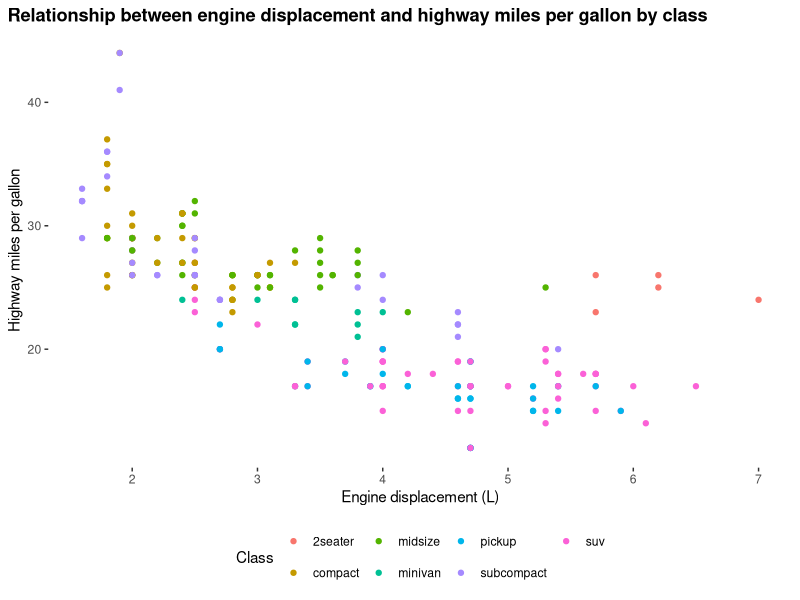
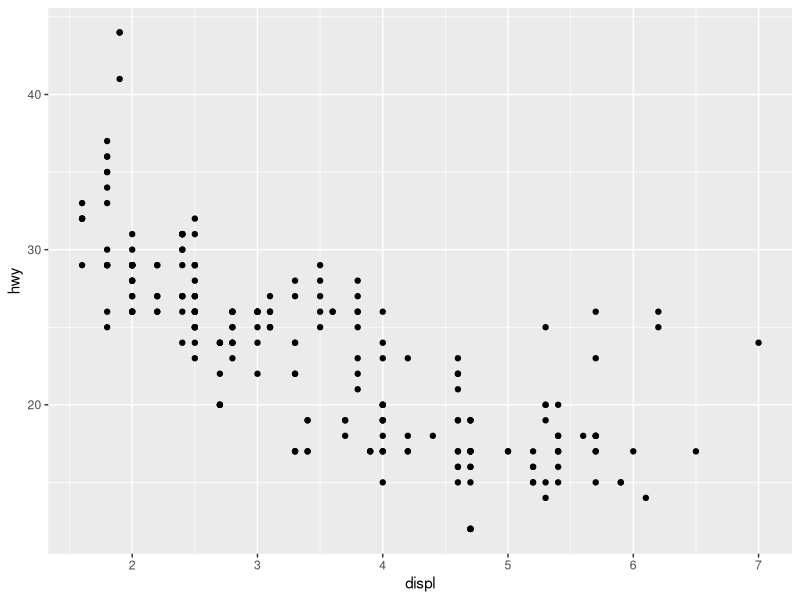
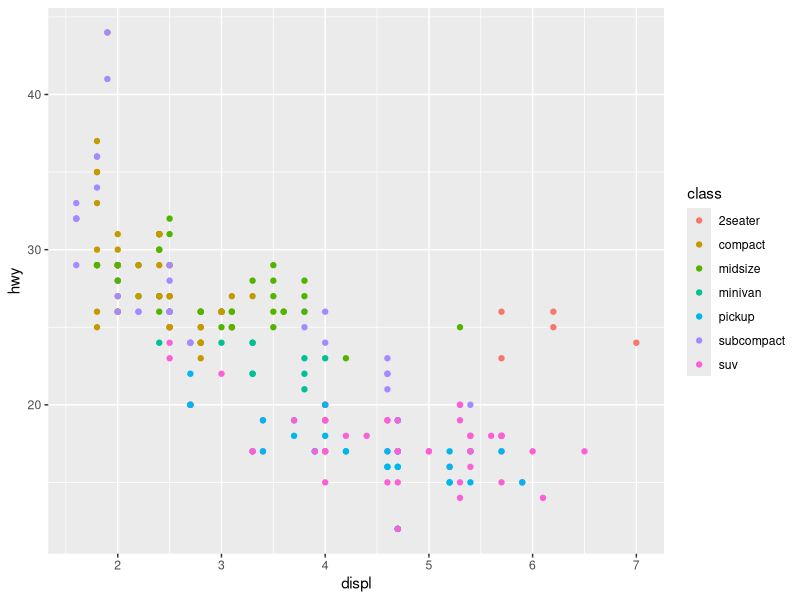
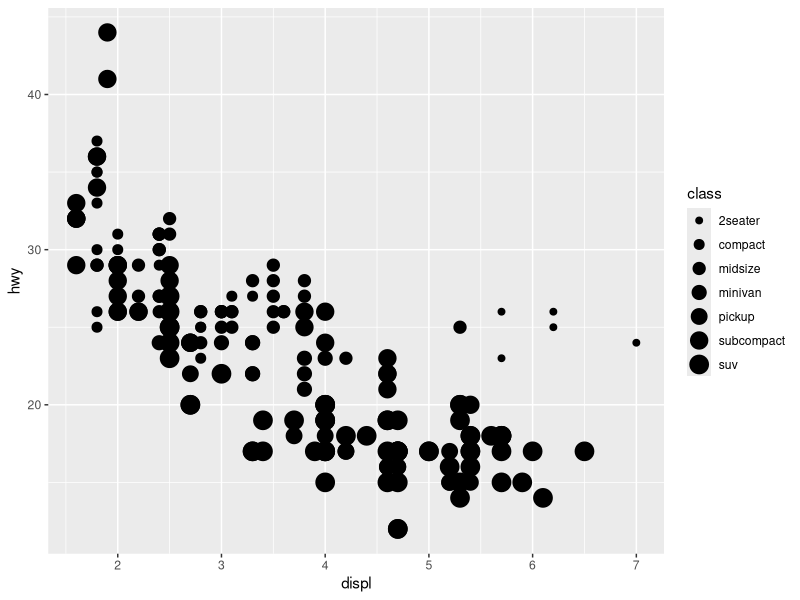
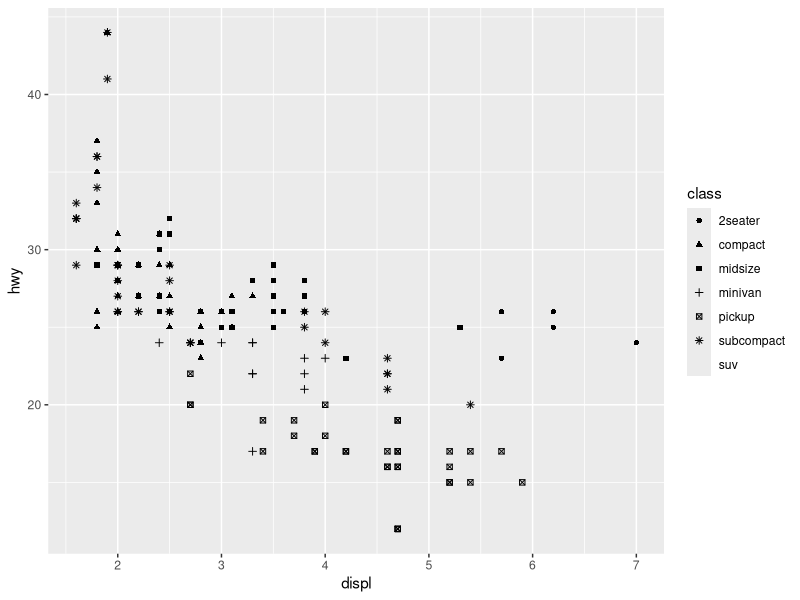
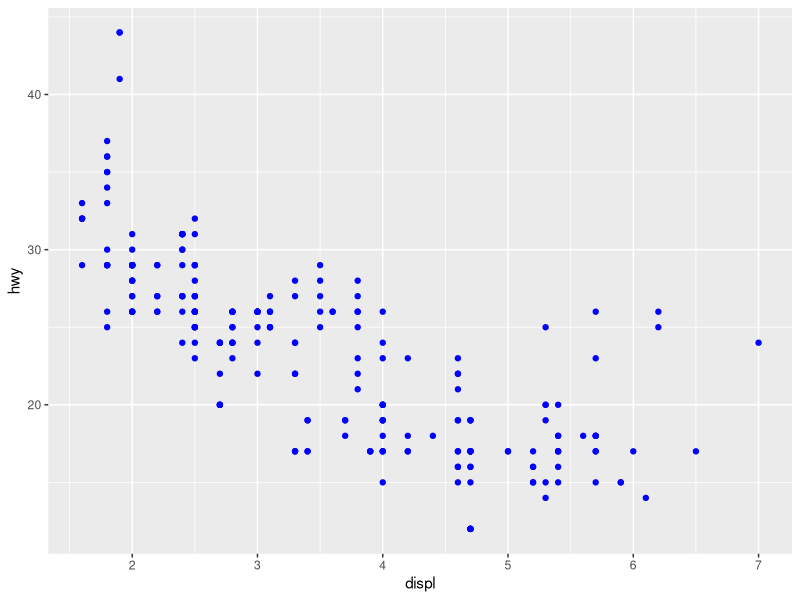
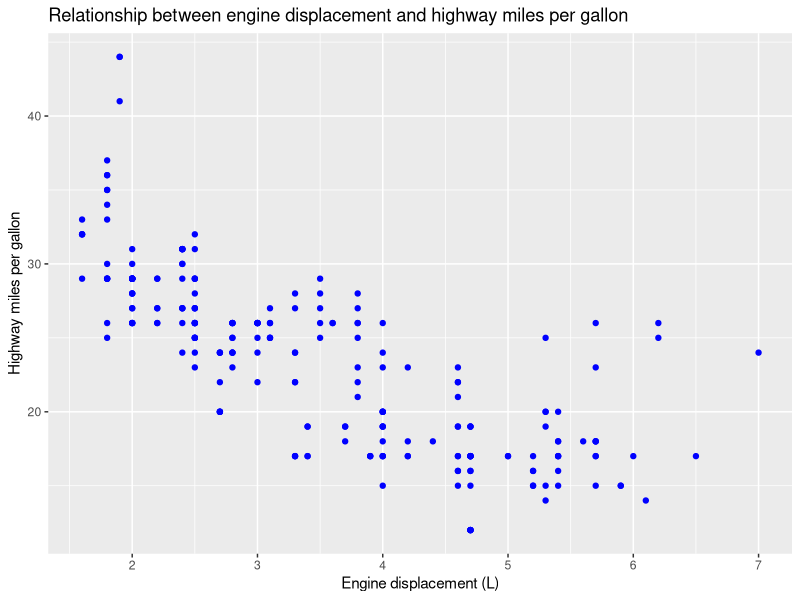
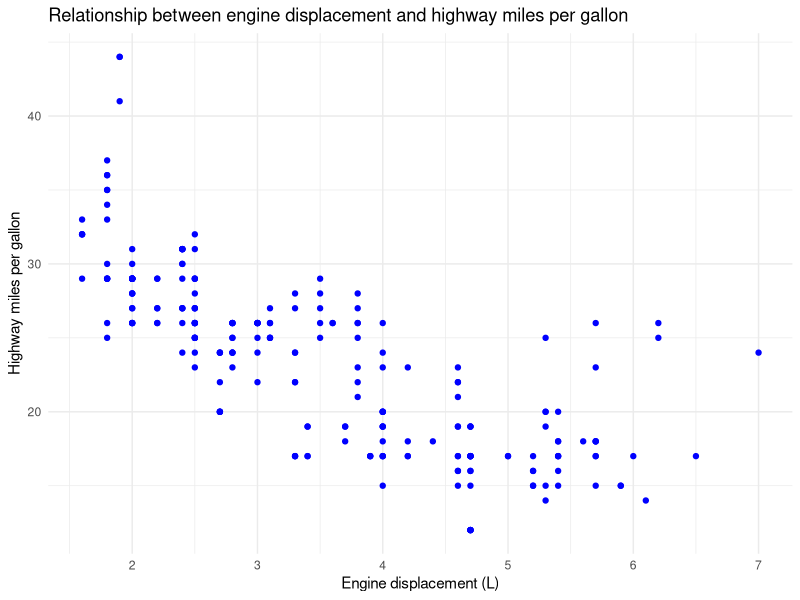

Generate these figures, in order, with R:
## ---- chunk 1
#| echo: true

1 + 2
## ---- chunk 2
#| echo: true

sum(1, 2)
## ---- chunk 3
library(ggplot2)

ggplot(data = mpg) + 
  geom_point(mapping = aes(x = displ, y = hwy, color = class)) + 
  theme(
    legend.position = "bottom",
    panel.grid = element_blank(),
    panel.background = element_blank(),
    plot.title.position = "plot",
    plot.title = element_text(face = "bold")
  ) + 
  labs(
    title = "Relationship between engine displacement and highway miles per gallon by class",
    x = "Engine displacement (L)",
    y = "Highway miles per gallon",
    color = "Class"
  )
## ---- chunk 4
#| eval: true

ggplot2::mpg |> 
  head() |> 
  dplyr::select(1:5) |> 
  knitr::kable()
## ---- chunk 5
#| echo: true

library(ggplot2)

ggplot(data = mpg) + 
  geom_point(mapping = aes(x = displ, y = hwy))
## ---- chunk 6
#| echo: true

ggplot(data = mpg) + 
  geom_point(mapping = aes(x = displ, y = hwy, color = class))
## ---- chunk 7
#| echo: true

ggplot(data = mpg) + 
  geom_point(mapping = aes(x = displ, y = hwy, size = class))
## ---- chunk 8
#| echo: true

ggplot(data = mpg) + 
  geom_point(mapping = aes(x = displ, y = hwy, shape = class))
## ---- chunk 9
#| echo: true

ggplot(data = mpg) + 
  geom_point(mapping = aes(x = displ, y = hwy), color = "blue")
## ---- chunk 10
ggplot(data = mpg) + 
  geom_point(mapping = aes(x = displ, y = hwy), color = "blue") + 
  labs(
    title = "Relationship between engine displacement and highway miles per gallon",
    x = "Engine displacement (L)",
    y = "Highway miles per gallon"
  )
## ---- chunk 11
ggplot(data = mpg) + 
  geom_point(mapping = aes(x = displ, y = hwy), color = "blue") + 
  theme_minimal() + 
  labs(
    title = "Relationship between engine displacement and highway miles per gallon",
    x = "Engine displacement (L)",
    y = "Highway miles per gallon"
  )
## ---- chunk 12
ggplot(data = mpg) + 
  geom_point(mapping = aes(x = displ, y = hwy, color = class)) + 
  theme(
    legend.position = "bottom",
    panel.grid = element_blank(),
    panel.background = element_blank(),
    plot.title.position = "plot",
    plot.title = element_text(face = "bold")
  ) + 
  labs(
    title = "Relationship between engine displacement and highway miles per gallon by class",
    x = "Engine displacement (L)",
    y = "Highway miles per gallon",
    color = "Class"
  )
## ---- chunk 13
#| echo: true

ggplot(data = mpg) + 
  geom_point(mapping = aes(x = displ, y = hwy, color = "blue"))
## ---- chunk 14
#| echo: true

ggplot(data = mpg) + 
  geom_point(mapping = aes(x = displ, y = hwy)) + 
  facet_wrap(~ class, nrow = 2)
## ---- chunk 15
#| echo: true

ggplot(data = mpg) + 
  geom_point(mapping = aes(x = displ, y = hwy)) + 
  facet_grid(drv ~ cyl)
## ---- chunk 16
#| echo: true

ggplot(data = mpg, mapping = aes(x = displ, y = hwy)) + 
  geom_point() + 
  geom_smooth(method = "lm", se = F)
## ---- chunk 17
#| echo: true

ggplot(data = mpg, mapping = aes(x = displ, y = hwy, color = drv)) + 
  geom_point() + 
  geom_smooth(method = "lm", se = F) + 
  theme_minimal()
